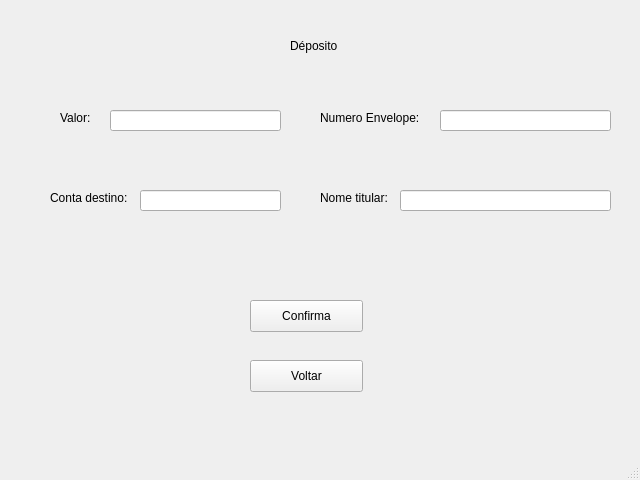
<?xml version="1.0" encoding="UTF-8"?>
<ui version="4.0">
 <class>MainWindow</class>
 <widget class="QMainWindow" name="MainWindow">
  <property name="geometry">
   <rect>
    <x>0</x>
    <y>0</y>
    <width>640</width>
    <height>480</height>
   </rect>
  </property>
  <property name="windowTitle">
   <string>MainWindow</string>
  </property>
  <widget class="QWidget" name="centralwidget">
   <widget class="QLabel" name="label">
    <property name="geometry">
     <rect>
      <x>290</x>
      <y>30</y>
      <width>61</width>
      <height>31</height>
     </rect>
    </property>
    <property name="text">
     <string>Déposito</string>
    </property>
   </widget>
   <widget class="QLabel" name="label_2">
    <property name="geometry">
     <rect>
      <x>60</x>
      <y>110</y>
      <width>60</width>
      <height>16</height>
     </rect>
    </property>
    <property name="text">
     <string>Valor:</string>
    </property>
   </widget>
   <widget class="QLabel" name="label_3">
    <property name="geometry">
     <rect>
      <x>320</x>
      <y>110</y>
      <width>121</width>
      <height>16</height>
     </rect>
    </property>
    <property name="text">
     <string>Numero Envelope:</string>
    </property>
   </widget>
   <widget class="QLabel" name="label_4">
    <property name="geometry">
     <rect>
      <x>50</x>
      <y>190</y>
      <width>91</width>
      <height>16</height>
     </rect>
    </property>
    <property name="text">
     <string>Conta destino:</string>
    </property>
   </widget>
   <widget class="QLabel" name="label_5">
    <property name="geometry">
     <rect>
      <x>320</x>
      <y>190</y>
      <width>81</width>
      <height>16</height>
     </rect>
    </property>
    <property name="text">
     <string>Nome titular:</string>
    </property>
   </widget>
   <widget class="QLineEdit" name="lineEdit">
    <property name="geometry">
     <rect>
      <x>110</x>
      <y>110</y>
      <width>171</width>
      <height>21</height>
     </rect>
    </property>
   </widget>
   <widget class="QLineEdit" name="lineEdit_2">
    <property name="geometry">
     <rect>
      <x>140</x>
      <y>190</y>
      <width>141</width>
      <height>21</height>
     </rect>
    </property>
   </widget>
   <widget class="QLineEdit" name="lineEdit_3">
    <property name="geometry">
     <rect>
      <x>440</x>
      <y>110</y>
      <width>171</width>
      <height>21</height>
     </rect>
    </property>
   </widget>
   <widget class="QLineEdit" name="lineEdit_4">
    <property name="geometry">
     <rect>
      <x>400</x>
      <y>190</y>
      <width>211</width>
      <height>21</height>
     </rect>
    </property>
   </widget>
   <widget class="QPushButton" name="pushButton">
    <property name="geometry">
     <rect>
      <x>250</x>
      <y>300</y>
      <width>113</width>
      <height>32</height>
     </rect>
    </property>
    <property name="text">
     <string>Confirma</string>
    </property>
   </widget>
   <widget class="QPushButton" name="pushButton_2">
    <property name="geometry">
     <rect>
      <x>250</x>
      <y>360</y>
      <width>113</width>
      <height>32</height>
     </rect>
    </property>
    <property name="text">
     <string>Voltar</string>
    </property>
   </widget>
  </widget>
  <widget class="QStatusBar" name="statusbar"/>
 </widget>
 <resources/>
 <connections/>
</ui>
